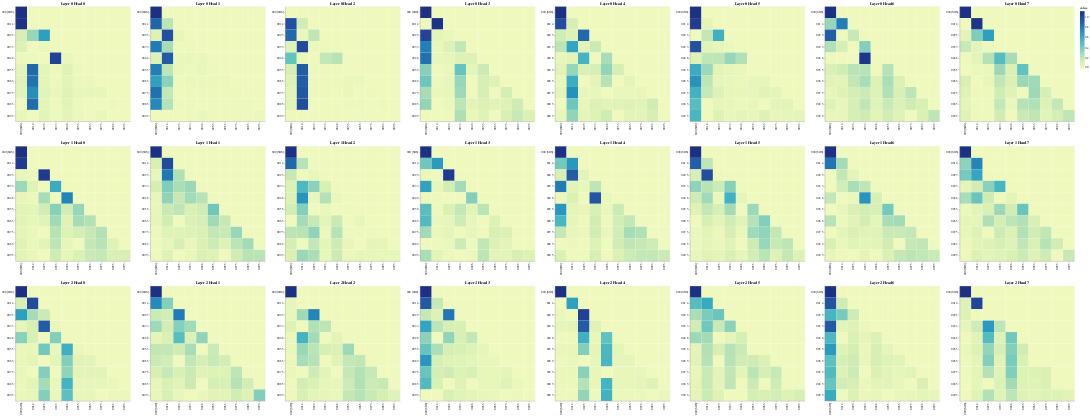

The notebook cell this image was saved under:
### Code cell
# Display attention maps for decoder self-attention
get_all_attention_maps("decoder", layers, heads, decoder_input_tokens, decoder_input_tokens, min(20, sentence_len))
